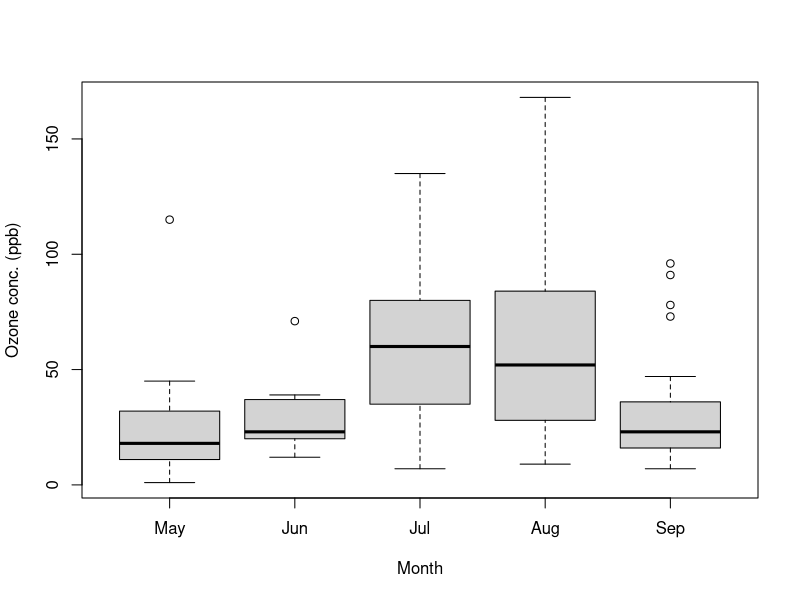
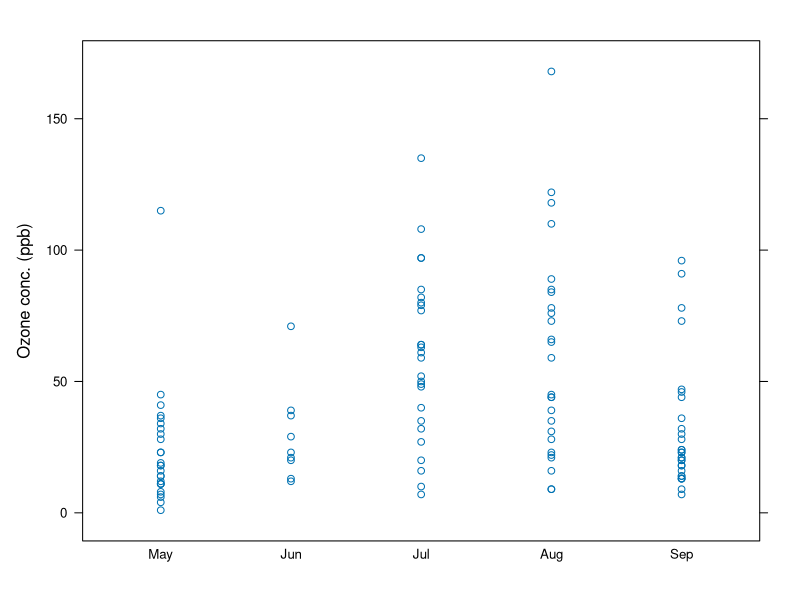
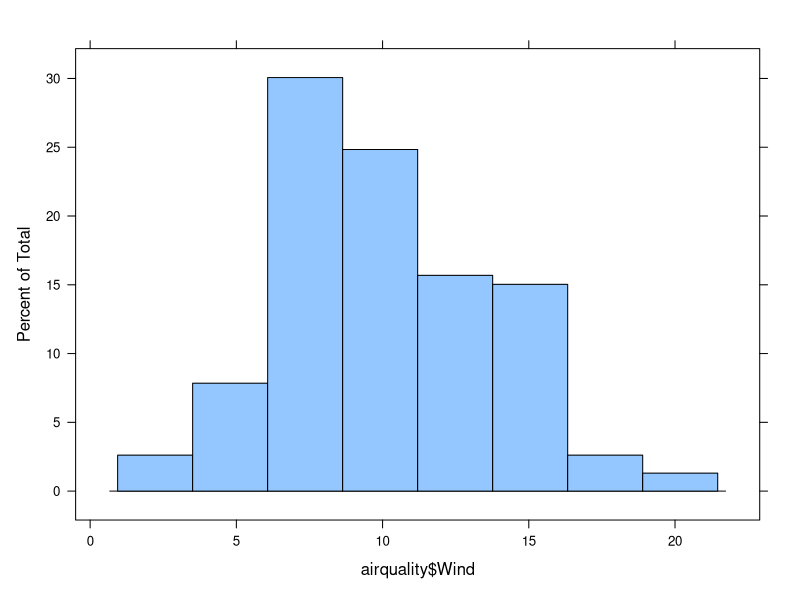
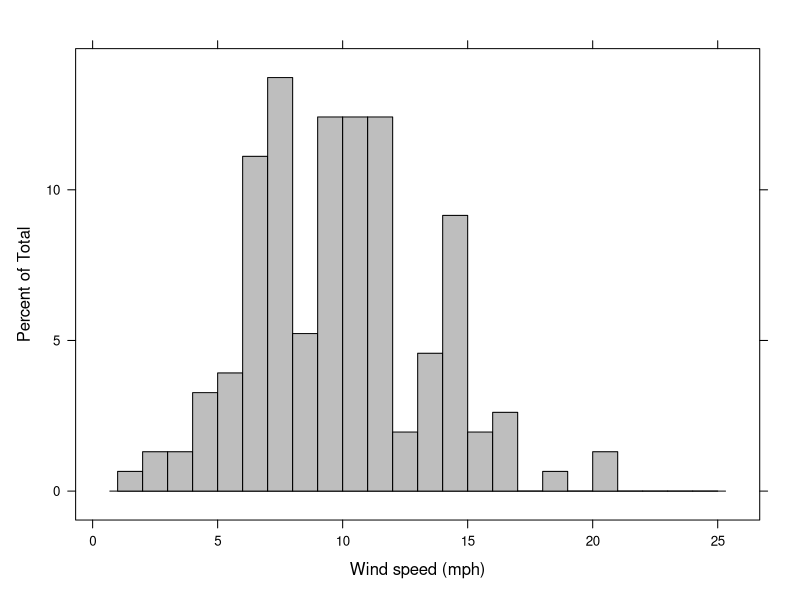

Write R code to recreate these figures, in order.
## ---- chunk 1
data(airquality)
class(airquality)
## ---- chunk 2
?airquality
## ---- chunk 3
str(airquality)
## ---- chunk 4
summary(airquality)
## ---- chunk 5
mean(airquality$Ozone)
## ---- chunk 6
mean(airquality$Ozone, na.rm=TRUE)
## ---- chunk 7
head(airquality)
## ---- chunk 8
tail(airquality)
## ---- chunk 9
airquality$Month <- factor(airquality$Month, levels=5:9, labels=month.abb[5:9], ordered=TRUE)
## ---- chunk 10
airquality$Day <- factor(airquality$Day, levels=1:31, ordered=TRUE)
## ---- chunk 11
boxplot(Ozone ~ Month,data=airquality,ylab="Ozone conc. (ppb)")
## ---- chunk 12
library(lattice)
stripplot(Ozone~ Month,data=airquality,ylab="Ozone conc. (ppb)")
## ---- chunk 13
histogram(airquality$Wind)
## ---- chunk 14
histogram(airquality$Wind,breaks=c(1:25),xlab="Wind speed (mph)",col="grey")
